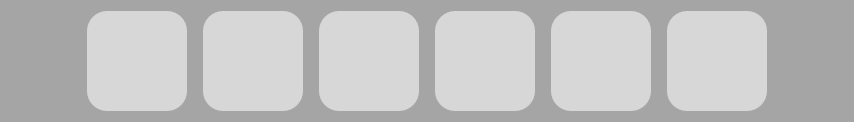
                        <widget class="QFrame" name="frame_9">
                         <property name="minimumSize">
                          <size>
                           <width>790</width>
                           <height>120</height>
                          </size>
                         </property>
                         <property name="styleSheet">
                          <string notr="true">background-color: rgb(165, 165, 165);
border-radius: 20px; </string>
                         </property>
                         <property name="frameShape">
                          <enum>QFrame::StyledPanel</enum>
                         </property>
                         <property name="frameShadow">
                          <enum>QFrame::Raised</enum>
                         </property>
                         <layout class="QHBoxLayout" name="horizontalLayout_20">
                          <item>
                           <layout class="QHBoxLayout" name="horizontalLayout_21">
                            <item>
                             <widget class="QPushButton" name="visitedLeftArrow_2">
                              <property name="minimumSize">
                               <size>
                                <width>50</width>
                                <height>50</height>
                               </size>
                              </property>
                              <property name="maximumSize">
                               <size>
                                <width>100</width>
                                <height>100</height>
                               </size>
                              </property>
                              <property name="styleSheet">
                               <string notr="true">QPushButton {
    border: none;
    border-radius: 10px; 
    background-color: transparent;
}

QPushButton::icon {
    padding: 10px; 
}

QPushButton:hover {
    background-color: rgb(220, 190, 190);
}</string>
                              </property>
                              <property name="text">
                               <string/>
                              </property>
                             </widget>
                            </item>
                            <item>
                             <spacer name="horizontalSpacer_49">
                              <property name="orientation">
                               <enum>Qt::Horizontal</enum>
                              </property>
                              <property name="sizeType">
                               <enum>QSizePolicy::Fixed</enum>
                              </property>
                              <property name="sizeHint" stdset="0">
                               <size>
                                <width>20</width>
                                <height>20</height>
                               </size>
                              </property>
                             </spacer>
                            </item>
                            <item>
                             <layout class="QHBoxLayout" name="horizontalLayout_22">
                              <item>
                               <widget class="QPushButton" name="visited_7">
                                <property name="minimumSize">
                                 <size>
                                  <width>100</width>
                                  <height>100</height>
                                 </size>
                                </property>
                                <property name="maximumSize">
                                 <size>
                                  <width>200</width>
                                  <height>200</height>
                                 </size>
                                </property>
                                <property name="styleSheet">
                                 <string notr="true">QPushButton {
    border: solid;
    border-radius: 20px; 
    background-color: rgb(215, 215, 215);
}

QPushButton::icon {
    padding: 10px; 
}

QPushButton:hover {
    background-color: rgb(154, 153, 150);
}</string>
                                </property>
                                <property name="text">
                                 <string/>
                                </property>
                               </widget>
                              </item>
                              <item>
                               <spacer name="horizontalSpacer_51">
                                <property name="orientation">
                                 <enum>Qt::Horizontal</enum>
                                </property>
                                <property name="sizeType">
                                 <enum>QSizePolicy::Fixed</enum>
                                </property>
                                <property name="sizeHint" stdset="0">
                                 <size>
                                  <width>10</width>
                                  <height>20</height>
                                 </size>
                                </property>
                               </spacer>
                              </item>
                              <item>
                               <widget class="QPushButton" name="visited_8">
                                <property name="minimumSize">
                                 <size>
                                  <width>100</width>
                                  <height>100</height>
                                 </size>
                                </property>
                                <property name="maximumSize">
                                 <size>
                                  <width>200</width>
                                  <height>200</height>
                                 </size>
                                </property>
                                <property name="styleSheet">
                                 <string notr="true">QPushButton {
    border: solid;
    border-radius: 20px; 
    background-color: rgb(215, 215, 215);
}

QPushButton::icon {
    padding: 10px; 
}

QPushButton:hover {
    background-color: rgb(154, 153, 150);
}</string>
                                </property>
                                <property name="text">
                                 <string/>
                                </property>
                               </widget>
                              </item>
                              <item>
                               <spacer name="horizontalSpacer_52">
                                <property name="orientation">
                                 <enum>Qt::Horizontal</enum>
                                </property>
                                <property name="sizeType">
                                 <enum>QSizePolicy::Fixed</enum>
                                </property>
                                <property name="sizeHint" stdset="0">
                                 <size>
                                  <width>10</width>
                                  <height>20</height>
                                 </size>
                                </property>
                               </spacer>
                              </item>
                              <item>
                               <widget class="QPushButton" name="visited_9">
                                <property name="minimumSize">
                                 <size>
                                  <width>100</width>
                                  <height>100</height>
                                 </size>
                                </property>
                                <property name="maximumSize">
                                 <size>
                                  <width>200</width>
                                  <height>200</height>
                                 </size>
                                </property>
                                <property name="styleSheet">
                                 <string notr="true">QPushButton {
    border: solid;
    border-radius: 20px; 
    background-color: rgb(215, 215, 215);
}

QPushButton::icon {
    padding: 10px; 
}

QPushButton:hover {
    background-color: rgb(154, 153, 150);
}</string>
                                </property>
                                <property name="text">
                                 <string/>
                                </property>
                               </widget>
                              </item>
                              <item>
                               <spacer name="horizontalSpacer_53">
                                <property name="orientation">
                                 <enum>Qt::Horizontal</enum>
                                </property>
                                <property name="sizeType">
                                 <enum>QSizePolicy::Fixed</enum>
                                </property>
                                <property name="sizeHint" stdset="0">
                                 <size>
                                  <width>10</width>
                                  <height>20</height>
                                 </size>
                                </property>
                               </spacer>
                              </item>
                              <item>
                               <widget class="QPushButton" name="visited_10">
                                <property name="minimumSize">
                                 <size>
                                  <width>100</width>
                                  <height>100</height>
                                 </size>
                                </property>
                                <property name="maximumSize">
                                 <size>
                                  <width>200</width>
                                  <height>200</height>
                                 </size>
                                </property>
                                <property name="styleSheet">
                                 <string notr="true">QPushButton {
    border: solid;
    border-radius: 20px; 
    background-color: rgb(215, 215, 215);
}

QPushButton::icon {
    padding: 10px; 
}

QPushButton:hover {
    background-color: rgb(154, 153, 150);
}</string>
                                </property>
                                <property name="text">
                                 <string/>
                                </property>
                               </widget>
                              </item>
                              <item>
                               <spacer name="horizontalSpacer_54">
                                <property name="orientation">
                                 <enum>Qt::Horizontal</enum>
                                </property>
                                <property name="sizeType">
                                 <enum>QSizePolicy::Fixed</enum>
                                </property>
                                <property name="sizeHint" stdset="0">
                                 <size>
                                  <width>10</width>
                                  <height>20</height>
                                 </size>
                                </property>
                               </spacer>
                              </item>
                              <item>
                               <widget class="QPushButton" name="visited_11">
                                <property name="minimumSize">
                                 <size>
                                  <width>100</width>
                                  <height>100</height>
                                 </size>
                                </property>
                                <property name="maximumSize">
                                 <size>
                                  <width>200</width>
                                  <height>200</height>
                                 </size>
                                </property>
                                <property name="styleSheet">
                                 <string notr="true">QPushButton {
    border: solid;
    border-radius: 20px; 
    background-color: rgb(215, 215, 215);
}

QPushButton::icon {
    padding: 10px; 
}

QPushButton:hover {
    background-color: rgb(154, 153, 150);
}</string>
                                </property>
                                <property name="text">
                                 <string/>
                                </property>
                               </widget>
                              </item>
                              <item>
                               <spacer name="horizontalSpacer_55">
                                <property name="orientation">
                                 <enum>Qt::Horizontal</enum>
                                </property>
                                <property name="sizeType">
                                 <enum>QSizePolicy::Fixed</enum>
                                </property>
                                <property name="sizeHint" stdset="0">
                                 <size>
                                  <width>10</width>
                                  <height>20</height>
                                 </size>
                                </property>
                               </spacer>
                              </item>
                              <item>
                               <widget class="QPushButton" name="visited_12">
                                <property name="minimumSize">
                                 <size>
                                  <width>100</width>
                                  <height>100</height>
                                 </size>
                                </property>
                                <property name="maximumSize">
                                 <size>
                                  <width>200</width>
                                  <height>200</height>
                                 </size>
                                </property>
                                <property name="styleSheet">
                                 <string notr="true">QPushButton {
    border: solid;
    border-radius: 20px; 
    background-color: rgb(215, 215, 215);
}

QPushButton::icon {
    padding: 10px; 
}

QPushButton:hover {
    background-color: rgb(154, 153, 150);
}</string>
                                </property>
                                <property name="text">
                                 <string/>
                                </property>
                               </widget>
                              </item>
                             </layout>
                            </item>
                            <item>
                             <spacer name="horizontalSpacer_57">
                              <property name="orientation">
                               <enum>Qt::Horizontal</enum>
                              </property>
                              <property name="sizeType">
                               <enum>QSizePolicy::Fixed</enum>
                              </property>
                              <property name="sizeHint" stdset="0">
                               <size>
                                <width>20</width>
                                <height>20</height>
                               </size>
                              </property>
                             </spacer>
                            </item>
                            <item>
                             <widget class="QPushButton" name="visitedRightArrow_2">
                              <property name="minimumSize">
                               <size>
                                <width>50</width>
                                <height>50</height>
                               </size>
                              </property>
                              <property name="maximumSize">
                               <size>
                                <width>100</width>
                                <height>100</height>
                               </size>
                              </property>
                              <property name="styleSheet">
                               <string notr="true">QPushButton {
    border: none;
    border-radius: 10px; 
    background-color: transparent;
}

QPushButton::icon {
    padding: 10px; 
}

QPushButton:hover {
    background-color: rgb(220, 190, 190);
}</string>
                              </property>
                              <property name="text">
                               <string/>
                              </property>
                             </widget>
                            </item>
                           </layout>
                          </item>
                         </layout>
                        </widget>
